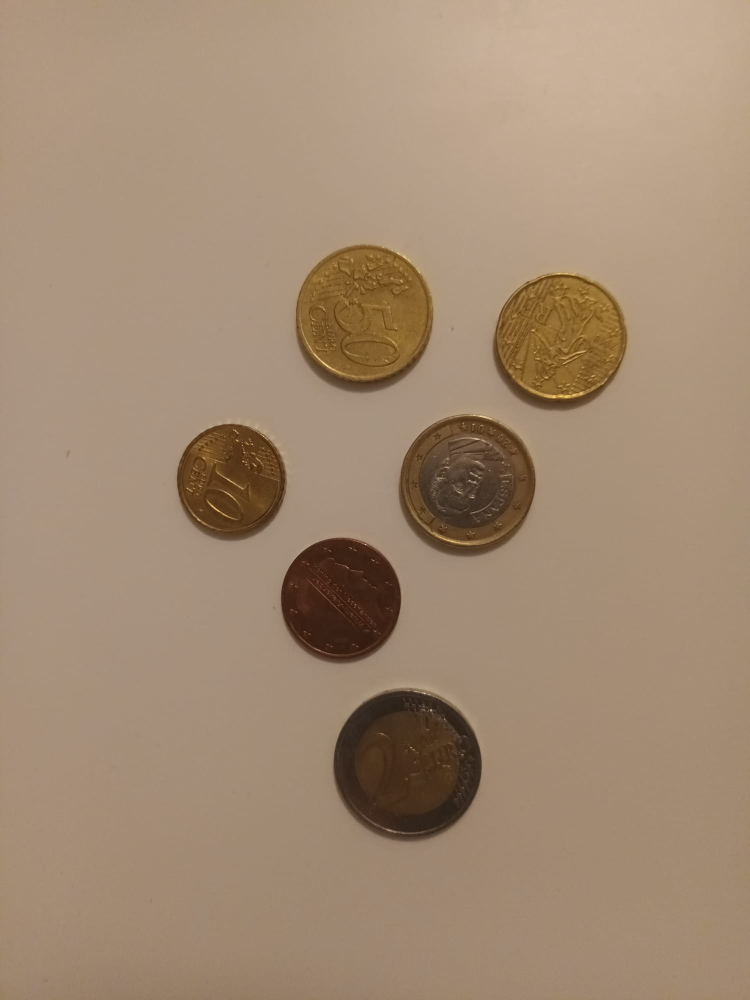
#> input picture test_grp5/8.jpg, 1500 x 2000 px, found by its file name (shown at 1/2 size)
$ python findContours.py
#> lines starting #> are read from the running program, lines starting #| are printed output that depends on the picture; after the words box and inside, x2 and y2 are one past the last pixel; in counts of white or black regions, pixels touching at a corner belong together
import numpy as np
import cv2 as cv
import math
import matplotlib.pyplot as plt

original = cv.imread("dataset/images/8.jpg")
#> original is the input picture: shape (2000, 1500, 3); mean B, G, R 114.9, 138.3, 162
detected = original.copy()
img = original.copy()


gray = cv.cvtColor(original, cv.COLOR_BGR2GRAY)
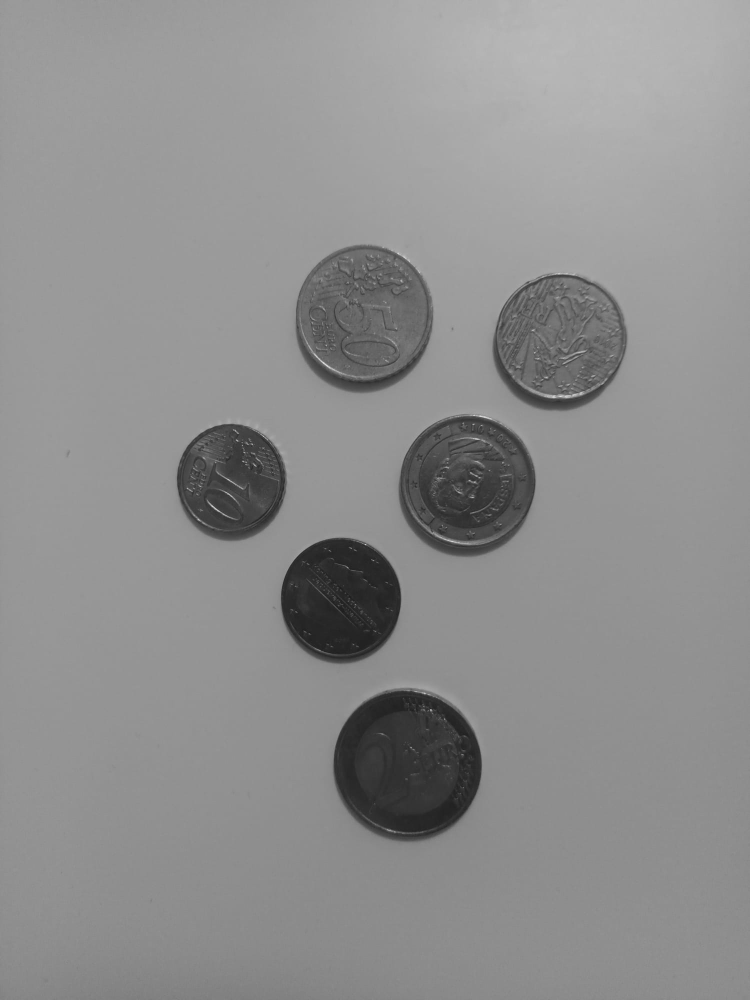
#> gray: shape (2000, 1500) (shown at 1/2 size); min 20, max 246, mean 142.6
blur = cv.GaussianBlur(gray, (9, 9), 0)

thresh = cv.adaptiveThreshold(
    blur, 255,
    cv.ADAPTIVE_THRESH_GAUSSIAN_C,
    cv.THRESH_BINARY_INV,
    31, 5
)
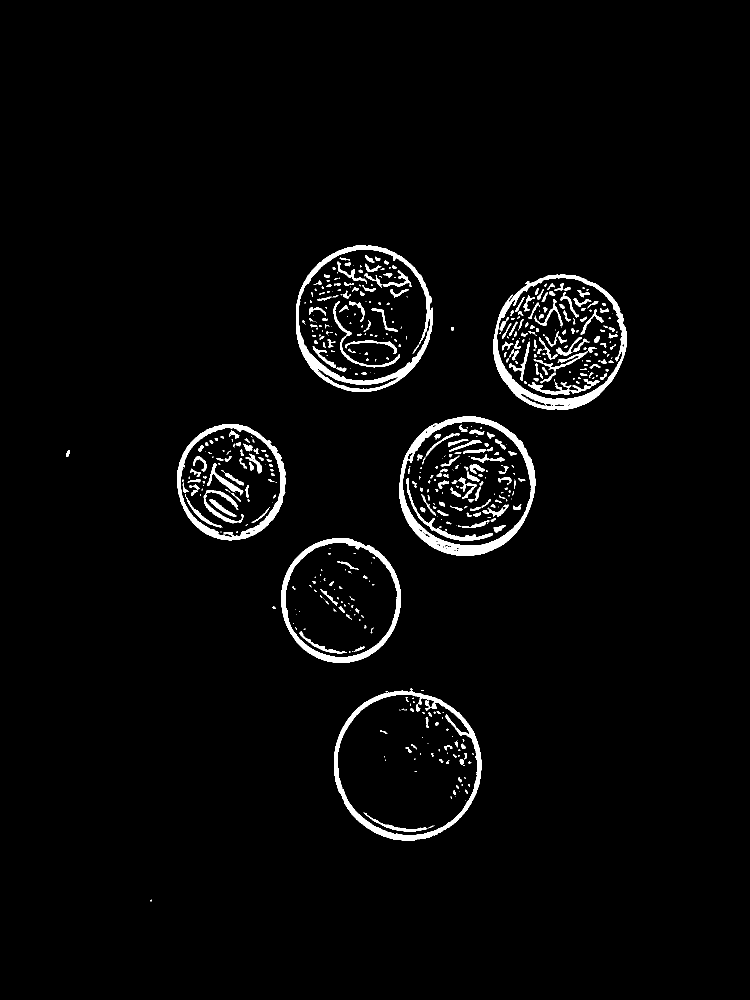
#> thresh: shape (2000, 1500) (shown at 1/2 size); 2.8% white; 572 white regions (277 under 20 px), largest, box (x1, y1, x2, y2) and area: (798, 833, 1071, 1112) 10337, (592, 491, 866, 784) 9018, (986, 549, 1254, 820) 8923


kernel = np.ones((3,3), np.uint8)
opening = cv.morphologyEx(thresh, cv.MORPH_OPEN, kernel)
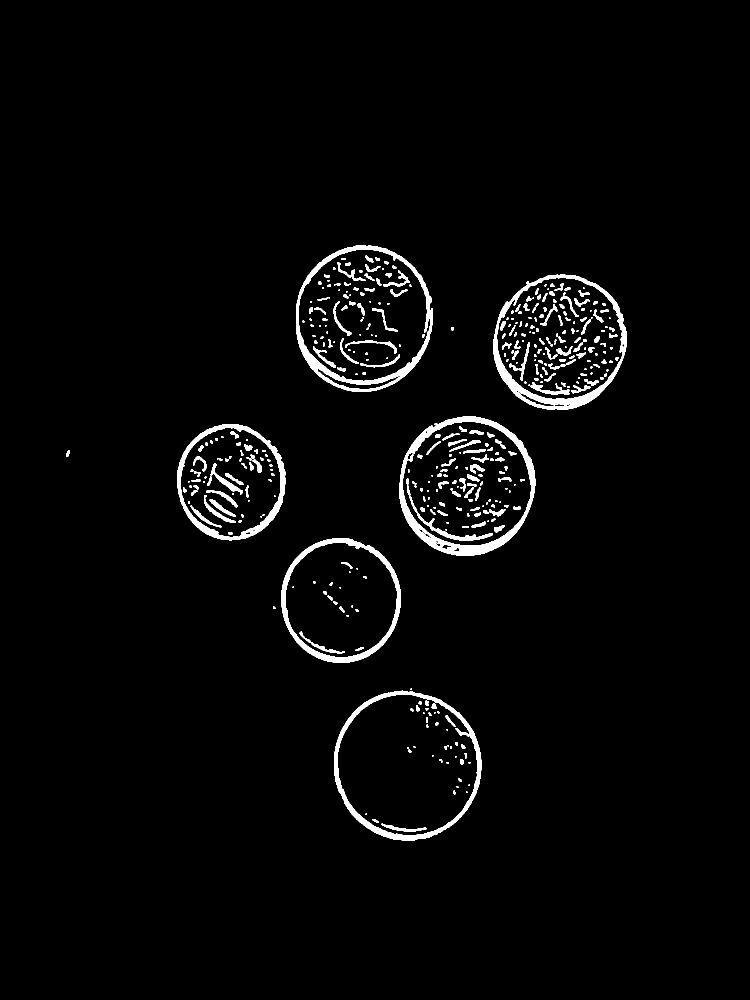
#> opening: shape (2000, 1500) (shown at 1/2 size); 2.6% white; 442 white regions (131 under 20 px)

# --- Détection des contours ---
contours, hierarchy = cv.findContours(opening, cv.RETR_EXTERNAL, cv.CHAIN_APPROX_SIMPLE)
#> contours = 10 contours, 2 with area under 20; largest, box (x1, y1, x2, y2) and area: (668, 1381, 963, 1682) 68906, (592, 491, 866, 784) 62964, (799, 833, 1071, 1112) 59382, (987, 549, 1254, 820) 56138, (562, 1076, 802, 1326) 46622, (354, 848, 571, 1081) 39238, (133, 901, 140, 914) 48, (902, 654, 908, 661) 26

if len(contours) == 0:
    print("Aucune pièce détectée")
    exit()

# --- Extraction des cercles ---
circles = []
for ctr in contours:
    (x, y), radius = cv.minEnclosingCircle(ctr)
    if radius > 60:  # filtre anti-bruit
        circles.append((x, y, radius))
#> this loop made 10 passes
#> (x, y, radius) on passes 1, 3, 4, 5, 6, 7, 8, 9, 10: (811.7, 1530.6, 151), (548, 1215, 2.83), (681.2, 1200.5, 124.8), (136, 907, 6.71), (461, 964, 116.2), (934.1, 971.5, 141), (904.5, 657, 3.35), (1119.9, 684.5, 138.2), (727.4, 637.1, 147)
#> (ctr, x, y, radius) on pass 2: ([[821, 1377], [821, 1379], [823, 1379], [823, 1377]], 822, 1378, 1.41)
#> after the loop, circles = [(811.7, 1530.6, 151), (681.2, 1200.5, 124.8), (461, 964, 116.2), (934.1, 971.5, 141), (1119.9, 684.5, 138.2), (727.4, 637.1, 147)]

if len(circles) == 0:
    print("Aucune pièce détectée")
    exit()

euro_ratios = {
    "2€": 1.00,
    "50c": 0.94,
    "1€": 0.90,
    "20c": 0.86,
    "5c": 0.82,
    "10c": 0.77,
    "2c": 0.73,
    "1c": 0.63
}

coin_values = {
    "2€": 2.00,
    "1€": 1.00,
    "50c": 0.50,
    "20c": 0.20,
    "10c": 0.10,
    "5c": 0.05,
    "2c": 0.02,
    "1c": 0.01
}

savings = 0
# --- Classification par ratio ---
radius = [r for (_, _, r) in circles]
#> radius = [151, 124.8, 116.2, 141, 138.2, 147]
Rmax = max(radius)
#> Rmax = 151
# --- Comptage ---
coin_counts = {k: 0 for k in euro_ratios.keys()}
classified = []

# --- Classification par ratio ---
for (x, y, r) in circles:
    ratio = r / Rmax

    best_label = None
    best_diff = 999

    for coin, ref in euro_ratios.items():
        diff = abs(ratio - ref)
        if diff < best_diff:
            best_diff = diff
            best_label = coin

    coin_counts[best_label] += 1
    savings += coin_values[best_label]
    classified.append((x, y, r, best_label))
#> this loop made 6 passes
#> (x, y, r, ratio, savings) on passes 1 to 6: (811.7, 1530.6, 151, 1, 2), (681.2, 1200.5, 124.8, 0.826, 2.05), (461, 964, 116.2, 0.77, 2.15), (934.1, 971.5, 141, 0.934, 2.65), (1119.9, 684.5, 138.2, 0.916, 3.65), (727.4, 637.1, 147, 0.974, 5.65)
#> after the loop, classified = [(811.7, 1530.6, 151, '2€'), (681.2, 1200.5, 124.8, '5c'), (461, 964, 116.2, '10c'), (934.1, 971.5, 141, '50c'), (1119.9, 684.5, 138.2, '1€'), (727.4, 637.1, 147, '2€')]; coin_counts = {'2€': 2, '50c': 1, '1€': 1, '20c': 0, '5c': 1, '10c': 1, '2c': 0, '1c': 0}; savings = 5.65

# --- Dessin ---
for (x, y, r, label) in classified:
    cv.circle(detected, (int(x), int(y)), int(r), (0, 255, 0), 3)
    cv.putText(detected, label, (int(x - 20), int(y - 20)),
               cv.FONT_HERSHEY_SIMPLEX, 0.8, (0, 0, 255), 2)
#> this loop made 6 passes
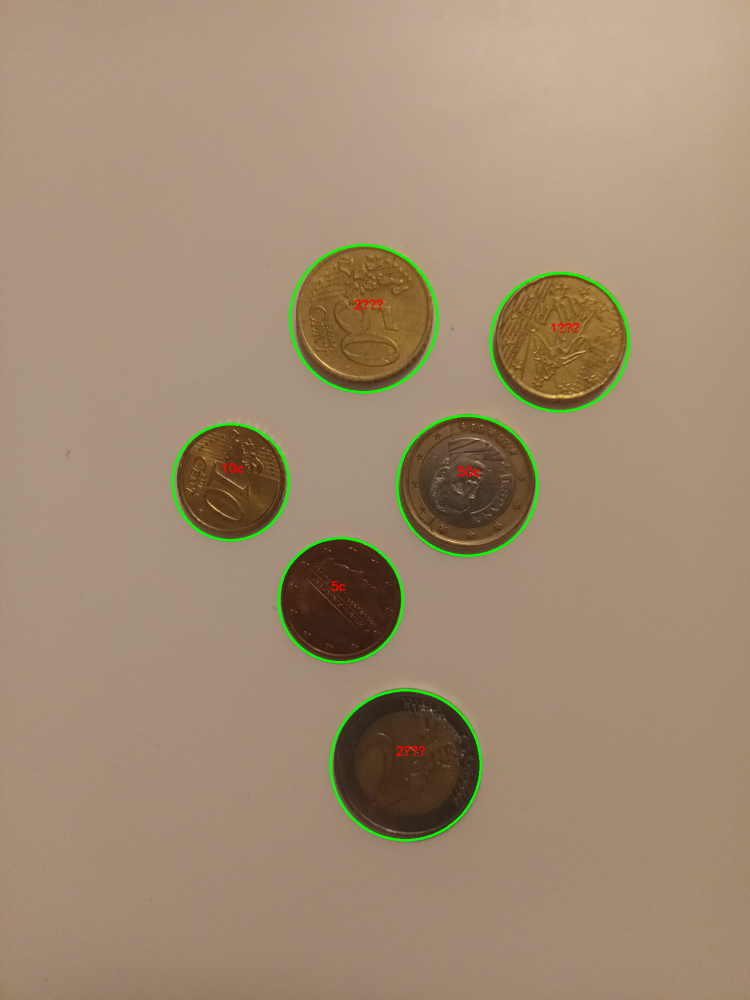
#> detected: shape (2000, 1500, 3) (shown at 1/2 size); 0.91% of pixels changed, all inside (x1, y1, x2, y2) = (343, 488, 1260, 1683)

cv.putText(detected,
           f"Total = {savings:.2f} Euro",
           (30, 50),
           cv.FONT_HERSHEY_SIMPLEX,
           1.2,
           (255, 0, 0),
           3)
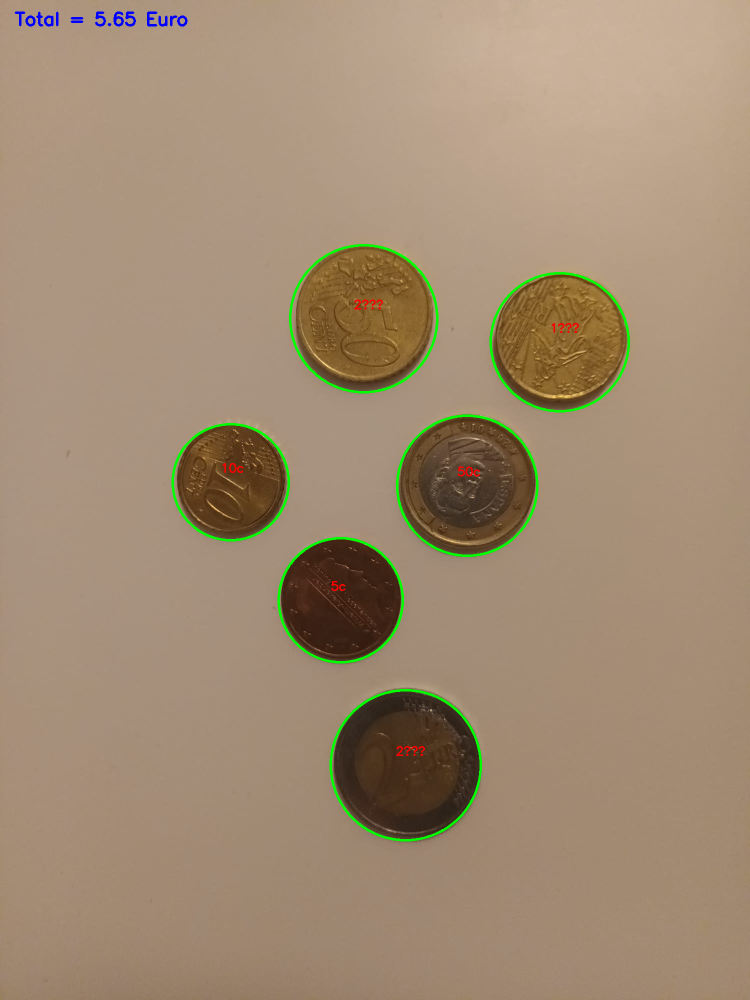
#> detected: shape (2000, 1500, 3) (shown at 1/2 size); 0.11% of pixels changed, all inside (x1, y1, x2, y2) = (29, 23, 375, 53)


# --- Affichage ---
plt.figure(figsize=(10,10))
plt.title("Pièces détectées : " + ", ".join([f"{k}: {v}" for k,v in coin_counts.items()]))
plt.imshow(cv.cvtColor(detected, cv.COLOR_BGR2RGB))
plt.axis("off")
plt.show()
